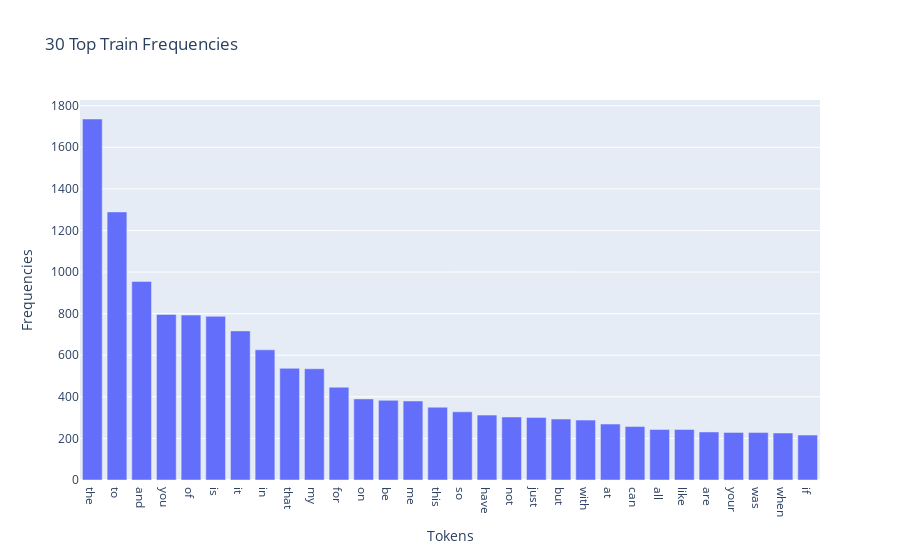
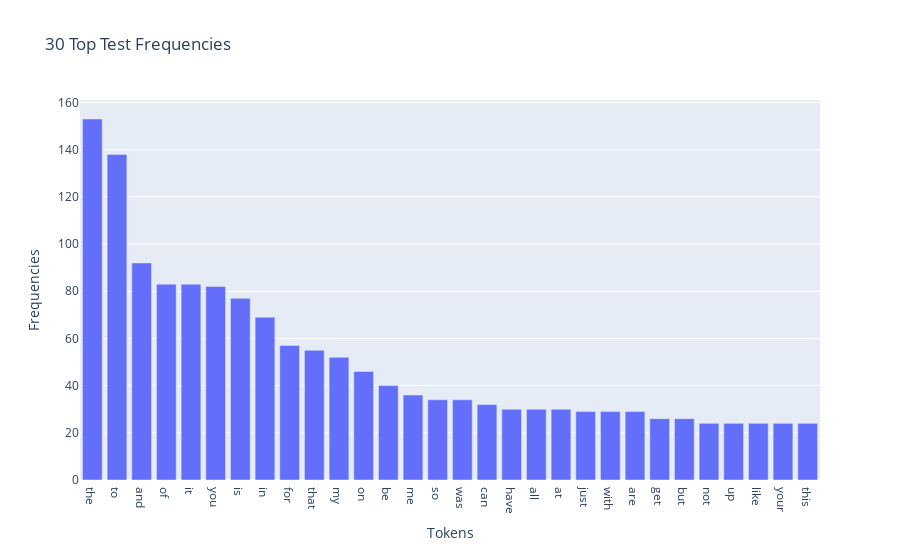

Notebook cell for these charts, in order:
### Markdown cell above
---
##### <a id='toc1_5_1_1_1_'></a>[**>>> Exercise 1 (Take home):**](#toc0_)
Plot word frequency for Top 30 words in both train and test dataset. (Hint: refer to DM lab 1)

### Code cell
# Answer here
from sklearn.feature_extraction.text import CountVectorizer
import plotly.express as px

# Train
train_df_vect = CountVectorizer()
train_df_counts = train_df_vect.fit_transform(train_df.text) #learn the vocabulary and return document-term matrix
train_df_array = train_df_counts.toarray()
cols_sum =  train_df_array.sum(axis=0) 
train_sortinng_df = pd.DataFrame({"text":train_df_vect.get_feature_names_out(),"numbers":cols_sum})
train_sortinng_df = train_sortinng_df.sort_values(by="numbers",ascending = False)

# Test
test_df_vect = CountVectorizer()
test_df_counts = test_df_vect.fit_transform(test_df.text) #learn the vocabulary and return document-term matrix
test_df_array = test_df_counts.toarray()
cols_sum =  test_df_array.sum(axis=0) 
test_sortinng_df = pd.DataFrame({"text":test_df_vect.get_feature_names_out(),"numbers":cols_sum})
test_sortinng_df = test_sortinng_df.sort_values(by="numbers",ascending = False)

g = px.bar(x=train_sortinng_df.text[:30], 
            y=train_sortinng_df.numbers.head(30),title="30 Top Train Frequencies",labels = {"x":"Tokens","y":"Frequencies"})
g.show()

g = px.bar(x=test_sortinng_df.text[:30], 
            y=test_sortinng_df.numbers.head(30),title="30 Top Test Frequencies",labels = {"x":"Tokens","y":"Frequencies"})
g.show()

### Figure 1 — Plotly figure (JSON) as saved in the notebook; plotly's stock layout.template omitted (floating-point values rounded to 4 significant figures)
{"data": [{"hovertemplate": "Tokens=%{x}<br>Frequencies=%{y}<extra></extra>", "legendgroup": "", "marker": {"color": "#636efa", "pattern": {"shape": ""}}, "name": "", "orientation": "v", "showlegend": false, "textposition": "auto", "type": "bar", "x": ["the", "to", "and", "you", "of", "is", "it", "in", "that", "my", "for", "on", "be", "me", "this", "so", "have", "not", "just", "but", "with", "at", "can", "all", "like", "are", "your", "was", "when", "if"], "xaxis": "x", "y": [1736, 1289, 955, 796, 793, 787, 717, 626, 537, 535, 446, 390, 383, 380, 350, 328, 312, 303, 301, 293, 288, 269, 257, 243, 243, 231, 229, 228, 226, 216], "yaxis": "y"}], "layout": {"barmode": "relative", "legend": {"tracegroupgap": 0}, "title": {"text": "30 Top Train Frequencies"}, "xaxis": {"anchor": "y", "domain": [0, 1], "title": {"text": "Tokens"}}, "yaxis": {"anchor": "x", "domain": [0, 1], "title": {"text": "Frequencies"}}}}

### Figure 2 — Plotly figure (JSON) as saved in the notebook; plotly's stock layout.template omitted (floating-point values rounded to 4 significant figures)
{"data": [{"hovertemplate": "Tokens=%{x}<br>Frequencies=%{y}<extra></extra>", "legendgroup": "", "marker": {"color": "#636efa", "pattern": {"shape": ""}}, "name": "", "orientation": "v", "showlegend": false, "textposition": "auto", "type": "bar", "x": ["the", "to", "and", "of", "it", "you", "is", "in", "for", "that", "my", "on", "be", "me", "so", "was", "can", "have", "all", "at", "just", "with", "are", "get", "but", "not", "up", "like", "your", "this"], "xaxis": "x", "y": [153, 138, 92, 83, 83, 82, 77, 69, 57, 55, 52, 46, 40, 36, 34, 34, 32, 30, 30, 30, 29, 29, 29, 26, 26, 24, 24, 24, 24, 24], "yaxis": "y"}], "layout": {"barmode": "relative", "legend": {"tracegroupgap": 0}, "title": {"text": "30 Top Test Frequencies"}, "xaxis": {"anchor": "y", "domain": [0, 1], "title": {"text": "Tokens"}}, "yaxis": {"anchor": "x", "domain": [0, 1], "title": {"text": "Frequencies"}}}}
